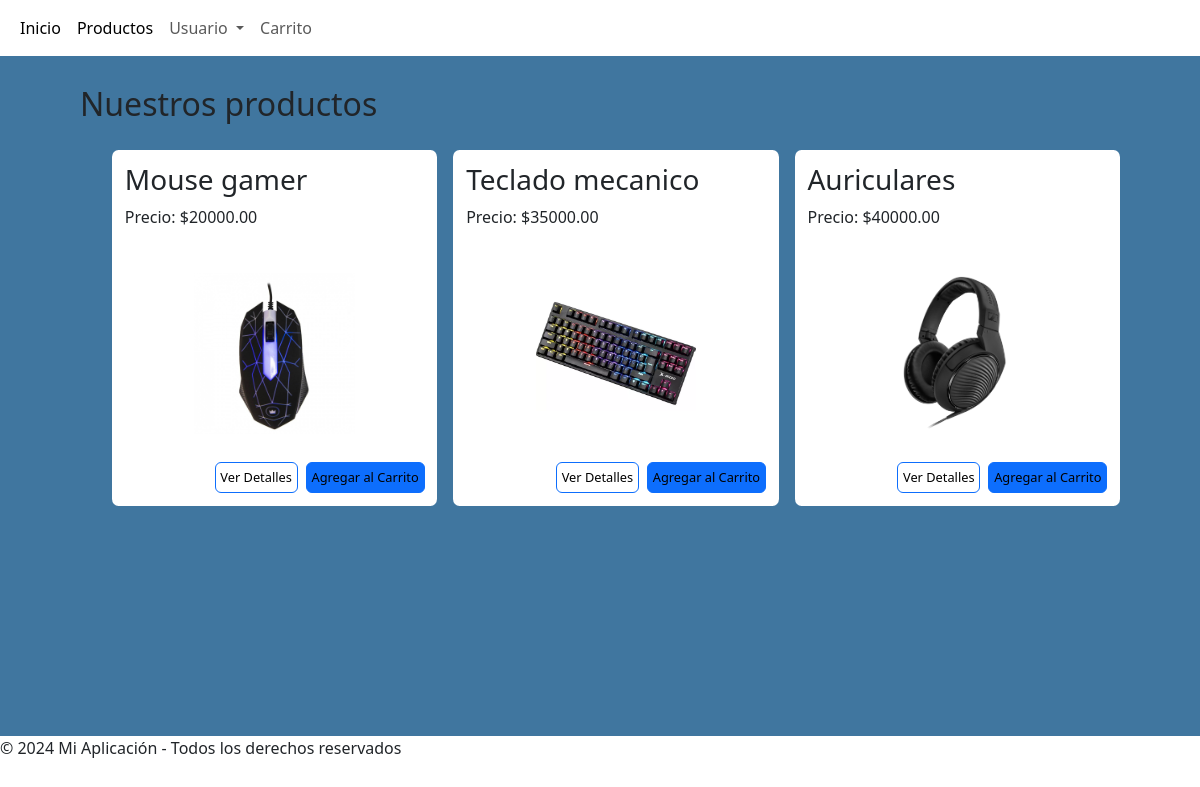
Screenshot of /products/ with the database file from the repository.
### products/models.py (models this page shows, shortened)
class Producto(models.Model):
    nombre = models.CharField(max_length=100)
    descripcion = models.TextField()
    precio = models.DecimalField(max_digits=10, decimal_places=2)
    imagen = models.ImageField(upload_to='imagenes_productos/')

### products/views.py (the view)
# urls.py: path('', listar_productos, name='listar_productos'),
def listar_productos(request):
    productos = Producto.objects.all()
    return render(request, 'products/listar_productos.html', {'productos': productos})

### Templates/products/listar_productos.html (shortened to what this page needs)
{% extends 'base.html' %}
{% block content %}
<div class="productos">
    <div class="titulo">
        <h2>Nuestros productos</h2>
    </div>
    <ul class="lista">
        {% for producto in productos %}
            <li class="tarjeta">
                <div>
                    <h3>{{ producto.nombre }}</h3>
                    <p>Precio: ${{ producto.precio }}</p>
                </div>
                <div class="info">
                    {% if producto.imagen %}
                        <img src="{{ producto.imagen.url }}" alt="{{ producto.nombre }}" style="max-width: 100px;">
                    {% endif %}
                </div>
                <div class="botones">
                    <button type="button" class="btn btn-outline-primary"><a href="{% url 'detalle_producto' producto.id %}">Ver Detalles</a></button>
                    <button type="button" class="btn btn-primary"><a href="{% url 'agregar_al_carrito' producto.id %}">Agregar al Carrito</a></button>
                </div>
            </li>
        {% endfor %}
    </ul>
</div>
{% endblock %}

### static/Style/style.css (style rules this page uses)
.productos { display: flex; flex-direction: column; padding-top: 0.8rem; gap: 1.2rem; }
.productos .titulo { display: flex; justify-content: space-between; }
.productos .lista { display: grid; grid-template-columns: 1fr 1fr 1fr; justify-content: space-between; gap: 1rem; }
.productos .tarjeta { background-color: white; list-style: none; padding: 0.8rem; border-radius: 2%; display: flex; flex-direction: column; justify-content: space-between; }
.productos .info { display: flex; justify-content: center; padding: 1rem; }
.productos .info img { min-width: 60%; }
.tarjeta .botones { display: flex; gap: 0.5rem; justify-content: end; font-size: 0.5rem; }
.tarjeta .botones .btn { padding: 0.3rem; font-size: 0.8rem; }

### rows the page displays
Producto: nombre "Mouse gamer", precio "20000.00", imagen (picture)
Producto: nombre "Teclado mecanico", precio "35000.00", imagen (picture)
Producto: nombre "Auriculares", precio "40000.00", imagen (picture)
